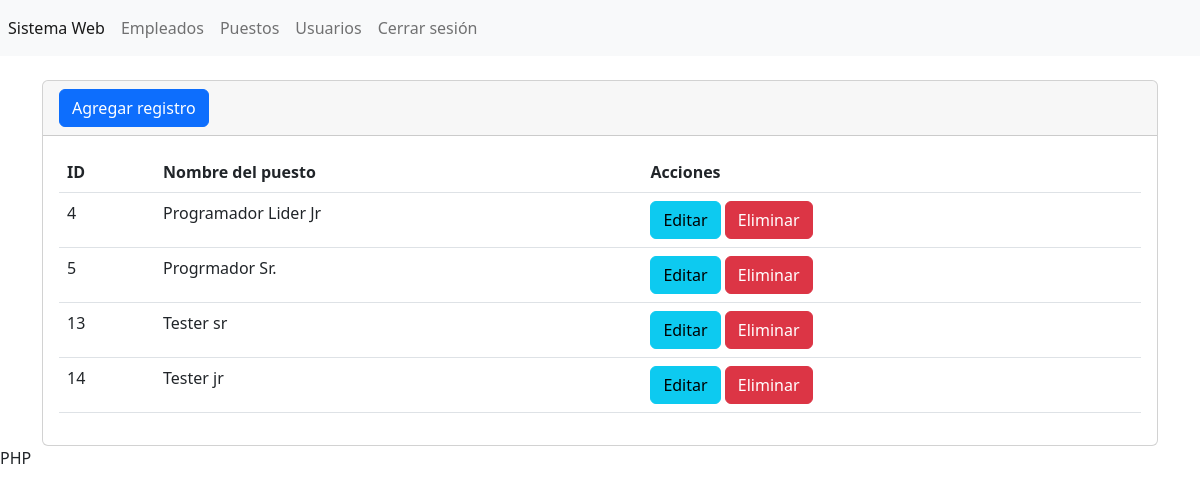
Page /sections/positions/index.php (signed in) on the committed database.
### tables this page shows
CREATE TABLE `tbl_puestos` (
  `id` int(11) NOT NULL,
  `nombre` varchar(255) DEFAULT NULL
);

### sections/positions/index.php (the view, shortened to what this page needs)
<?php
include("../../bd.php");
$sentencia = $conexion->prepare("SELECT * FROM `tbl_puestos`");
$sentencia->execute();
$list_tbl_puestos = $sentencia->fetchAll(PDO::FETCH_ASSOC);
?>
<?php include("../../templates/header.php") ?>
<br />
<div class="card">
    <div class="card-header">
        <a name="" id="" class="btn btn-primary" href="create.php" role="button">
            Agregar registro
        </a>
    </div>
    <div class="card-body">
        <div class="table-responsive-sm">
            <table class="table" id="tabla_id">
                <thead>
                    <tr>
                        <th scope="col">ID</th>
                        <th scope="col">Nombre del puesto</th>
                        <th scope="col">Acciones</th>
                    </tr>
                </thead>
                <tbody>
                    <?php foreach ($list_tbl_puestos as $registro) {
                    ?>
                        <tr class="">
                            <td scope="row"><?php echo $registro['id']; ?></td>
                            <td><?php echo $registro['nombre']; ?></td>
                            <td>
                                <a class="btn btn-info" href="edit.php?txtID=<?php echo $registro["id"]; ?>" role="button">Editar</a>
                                <a class="btn btn-danger" href="javascript:borrar(<?php echo $registro["id"]; ?>);" role="button">Eliminar</a>
                            </td>
                        </tr>
                    <?php } ?>
                </tbody>
            </table>
        </div>
    </div>
</div>
<?php include("../../templates/footer.php") ?>

### rows in the picture
tbl_puestos: id "4", nombre "Programador Lider Jr"
tbl_puestos: id "5", nombre "Progrmador Sr."
tbl_puestos: id "13", nombre "Tester sr"
tbl_puestos: id "14", nombre "Tester jr"
